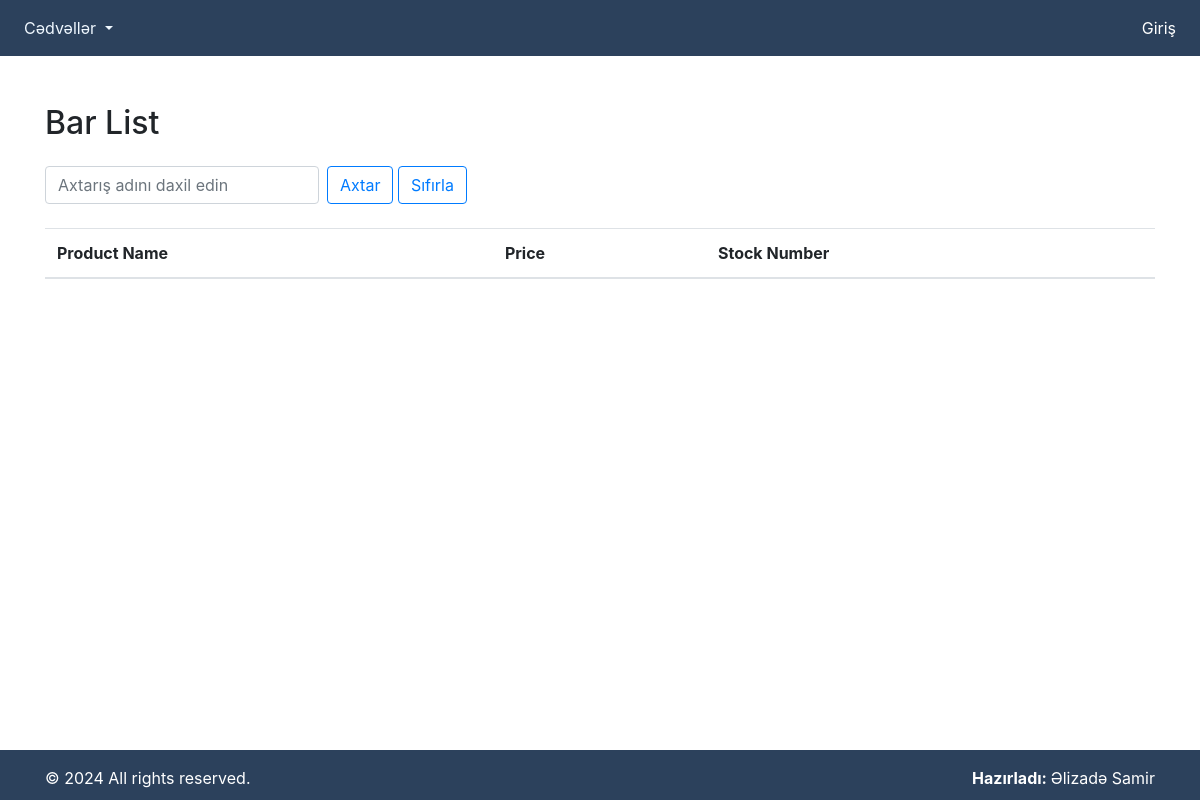
Before: /bar-list/ with the older database file.
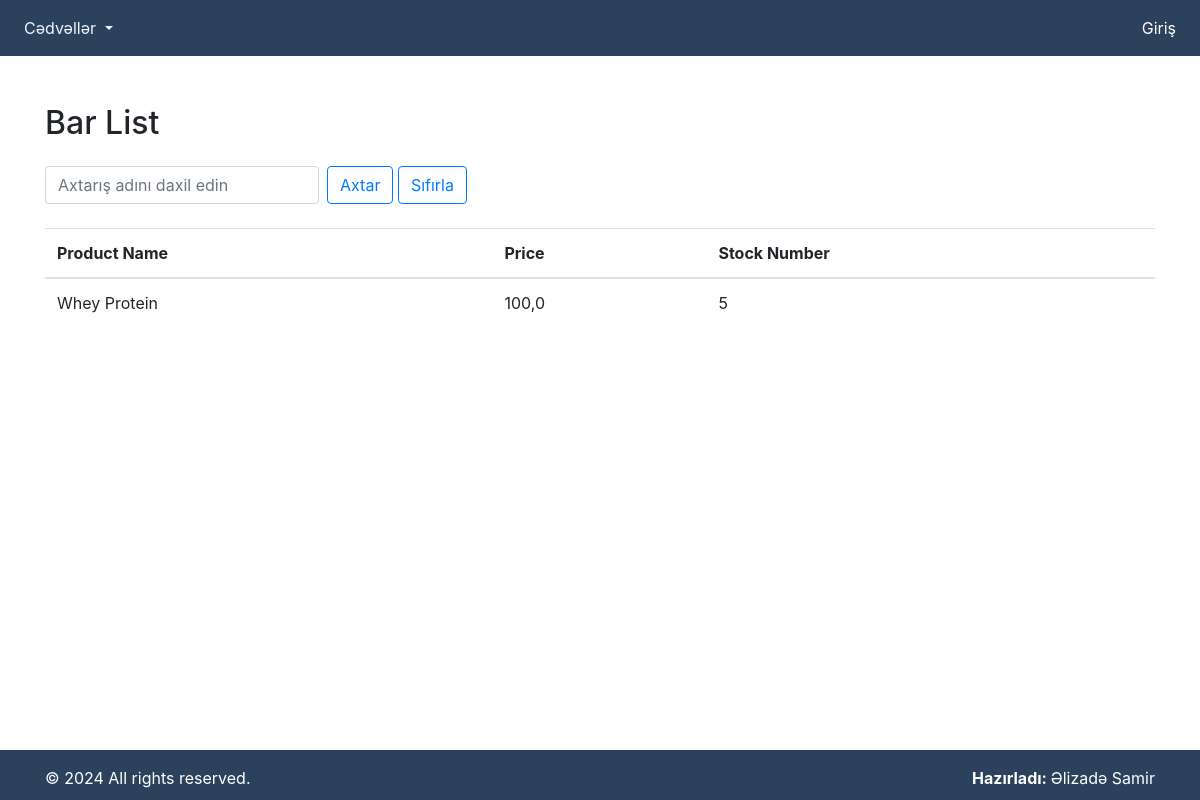
After: the same page with the newer database file.
### fitness/models.py (models this page shows, shortened)
class Bar(models.Model):
    product_name = models.CharField(max_length=100)
    price = models.FloatField()
    stock_number = models.IntegerField()

### fitness/views.py (the view)
# urls.py: path('bar-list/', bar_list, name='bar_list'),
def bar_list(request):
    bars = Bar.objects.all()
    query = request.GET.get('q')
    if query:
        bars = bars.filter(product_name__icontains=query)
    return render(request, 'bar_list.html', {'bars': bars})

### templates/bar_list.html (shortened to what this page needs)
{% include "index.html" %}
{% block content %}
<div class="container mt-5">
    <h2 class="mb-4">Bar List</h2>
    <form method="GET" class="mb-3">
        <div class="form-inline mb-4">
            <input type="text" name="q" class="form-control mr-sm-2" placeholder="Axtarış adını daxil edin">
            <button class="btn btn-outline-primary my-2 my-sm-0" type="submit">Axtar</button>
            <a href="{% url 'student_list' %}"><button class="btn btn-outline-primary my-2 my-sm-0" type="submit">Sıfırla</button>
            </a>
        </div>
    </form>
    <table class="table">
        <thead>
            <tr>
                <th scope="col">Product Name</th>
                <th scope="col">Price</th>
                <th scope="col">Stock Number</th>
            </tr>
        </thead>
        <tbody>
            {% for bar in bars %}
            <tr>
                <td>{{ bar.product_name }}</td>
                <td>{{ bar.price }}</td>
                <td>{{ bar.stock_number }}</td>
            </tr>
            {% endfor %}
        </tbody>
    </table>
</div>
{% endblock content %}

Changed rows visible on the page:
added Bar: product_name "Whey Protein", price "100,0", stock_number "5"
